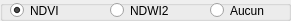
  <widget class="QGroupBox" name="groupBox_optique">
   <property name="geometry">
    <rect>
     <x>170</x>
     <y>260</y>
     <width>291</width>
     <height>21</height>
    </rect>
   </property>
   <property name="title">
    <string/>
   </property>
   <widget class="QRadioButton" name="rbComputeNdvi">
    <property name="geometry">
     <rect>
      <x>10</x>
      <y>2</y>
      <width>71</width>
      <height>17</height>
     </rect>
    </property>
    <property name="font">
     <font>
      <pointsize>9</pointsize>
     </font>
    </property>
    <property name="toolTip">
     <string>Activer le calcul du NDVI (PIR-Rouge / PIR+Rouge).</string>
    </property>
    <property name="text">
     <string>NDVI</string>
    </property>
    <property name="checked">
     <bool>true</bool>
    </property>
    <property name="autoRepeat">
     <bool>false</bool>
    </property>
    <property name="autoExclusive">
     <bool>true</bool>
    </property>
   </widget>
   <widget class="QRadioButton" name="rbComputeNdwi2">
    <property name="geometry">
     <rect>
      <x>110</x>
      <y>2</y>
      <width>71</width>
      <height>17</height>
     </rect>
    </property>
    <property name="font">
     <font>
      <pointsize>9</pointsize>
     </font>
    </property>
    <property name="toolTip">
     <string>Activer le calcul du NDWI2 (Vert-PIR / Vert+PIR).</string>
    </property>
    <property name="text">
     <string>NDWI2</string>
    </property>
    <property name="checked">
     <bool>false</bool>
    </property>
   </widget>
   <widget class="QRadioButton" name="rbComputeNone">
    <property name="geometry">
     <rect>
      <x>210</x>
      <y>2</y>
      <width>71</width>
      <height>17</height>
     </rect>
    </property>
    <property name="font">
     <font>
      <pointsize>9</pointsize>
     </font>
    </property>
    <property name="toolTip">
     <string>Pas d'indice à calculer, utilisation de l'image directement.</string>
    </property>
    <property name="text">
     <string>Aucun</string>
    </property>
    <property name="checked">
     <bool>false</bool>
    </property>
   </widget>
  </widget>
